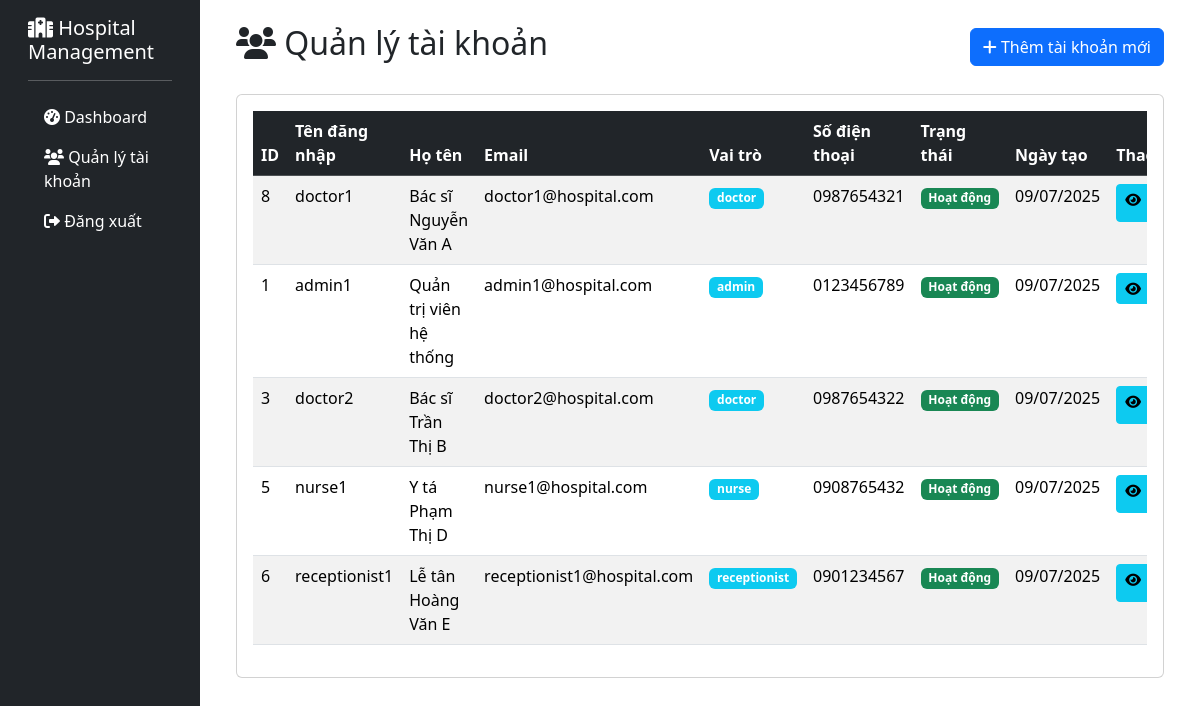
The page /frontend/index.php?controller=User&action=index (signed in) on the database its author committed.
### tables this page shows
CREATE TABLE `users` (
  `user_id` int(11) NOT NULL,
  `username` varchar(50) NOT NULL,
  `email` varchar(100) NOT NULL,
  `password_hash` varchar(255) NOT NULL,
  `full_name` varchar(100) NOT NULL,
  `phone` varchar(20) DEFAULT NULL,
  `address` text DEFAULT NULL,
  `role_id` int(11) NOT NULL,
  `is_active` tinyint(1) DEFAULT 1,
  `last_login` timestamp NULL DEFAULT NULL,
  `created_at` timestamp NOT NULL DEFAULT current_timestamp(),
  `updated_at` timestamp NOT NULL DEFAULT current_timestamp() ON UPDATE current_timestamp()
);

CREATE TABLE `roles` (
  `role_id` int(11) NOT NULL,
  `role_name` varchar(50) NOT NULL,
  `role_description` text DEFAULT NULL,
  `created_at` timestamp NOT NULL DEFAULT current_timestamp(),
  `updated_at` timestamp NOT NULL DEFAULT current_timestamp() ON UPDATE current_timestamp()
);

### frontend/models/User.php (called while the page is built, shortened)
<?php
require_once __DIR__ . '/../config/database.php';
class User {
    private $conn;
    private $table = 'users';
    public function __construct() {
        $database = new Database();
        $this->conn = $database->connect();
    }
    public function getAllUsers() {
        $query = "SELECT u.*, r.role_name FROM " . $this->table . " u
                  JOIN roles r ON u.role_id = r.role_id
                  ORDER BY u.created_at DESC";
        $stmt = $this->conn->prepare($query);
        $stmt->execute();
        return $stmt->fetchAll(PDO::FETCH_ASSOC);
    }
}
?>

### frontend/config/database.php (called while the page is built, shortened)
<?php
class Database {
    private $host = 'localhost';
    private $dbname = 'hospital_management';
    private $username = 'root';
    private $password = 'root';
    public function connect() {
        $this->conn = null;
        try {
            $this->conn = new PDO("mysql:host=" . $this->host . ";dbname=" . $this->dbname, $this->username, $this->password);
            $this->conn->setAttribute(PDO::ATTR_ERRMODE, PDO::ERRMODE_EXCEPTION);
        } catch(PDOException $e) {
            echo 'Connection Error: ' . $e->getMessage();
        }
        return $this->conn;
    }
}
?>

### frontend/controllers/UserController.php (called while the page is built, shortened)
<?php
require_once __DIR__ . '/../models/User.php';
class UserController {
    private $user;
    public function __construct() {
        $this->user = new User();
    }
    public function index() {
        $users = $this->user->getAllUsers();
        require_once 'views/users/list_users.php';
    }
}
?>

### frontend/views/users/list_users.php (the view, shortened to what this page needs)
<!DOCTYPE html>
<html lang="vi">
<head>
    <link href="https://cdn.jsdelivr.net/npm/bootstrap@5.3.3/dist/css/bootstrap.min.css" rel="stylesheet">
    <link href="https://cdnjs.cloudflare.com/ajax/libs/font-awesome/6.0.0/css/all.min.css" rel="stylesheet">
    <link href="views/css/user-management.css" rel="stylesheet">
</head>
<body>
    <div class="container-fluid">
        <div class="row">
            <div class="col-md-2 bg-dark text-white min-vh-100">
                <div class="p-3">
                    <h5><i class="fas fa-hospital"></i> Hospital Management</h5>
                    <hr>
                    <ul class="nav flex-column">
                        <li class="nav-item">
                            <a href="index.php?controller=Auth&action=adminDashboard" class="nav-link text-white">
                                <i class="fas fa-tachometer-alt"></i> Dashboard
                            </a>
                        </li>
                        <li class="nav-item">
                            <a href="index.php?controller=User&action=index" class="nav-link text-white active">
                                <i class="fas fa-users"></i> Quản lý tài khoản
                            </a>
                        </li>
                        <li class="nav-item">
                            <a href="index.php?controller=Auth&action=logout" class="nav-link text-white">
                                <i class="fas fa-sign-out-alt"></i> Đăng xuất
                            </a>
                        </li>
                    </ul>
                </div>
            </div>
            <div class="col-md-10">
                <div class="p-4">
                    <div class="d-flex justify-content-between align-items-center mb-4">
                        <h2><i class="fas fa-users"></i> Quản lý tài khoản</h2>
                        <a href="index.php?controller=User&action=create" class="btn btn-primary">
                            <i class="fas fa-plus"></i> Thêm tài khoản mới
                        </a>
                    </div>
                    <div class="card">
                        <div class="card-body">
                            <div class="table-responsive">
                                <table class="table table-striped table-hover">
                                    <thead class="table-dark">
                                        <tr>
                                            <th>ID</th>
                                            <th>Tên đăng nhập</th>
                                            <th>Họ tên</th>
                                            <th>Email</th>
                                            <th>Vai trò</th>
                                            <th>Số điện thoại</th>
                                            <th>Trạng thái</th>
                                            <th>Ngày tạo</th>
                                            <th>Thao tác</th>
                                        </tr>
                                    </thead>
                                    <tbody>
                                        <?php if(empty($users)): ?>
                                            <tr>
                                                <td colspan="9" class="text-center">Không có dữ liệu</td>
                                            </tr>
                                        <?php else: ?>
                                            <?php foreach($users as $user): ?>
                                                <tr>
                                                    <td><?= $user['user_id'] ?></td>
                                                    <td><?= htmlspecialchars($user['username']) ?></td>
                                                    <td><?= htmlspecialchars($user['full_name']) ?></td>
                                                    <td><?= htmlspecialchars($user['email']) ?></td>
                                                    <td>
                                                        <span class="badge bg-info"><?= htmlspecialchars($user['role_name']) ?></span>
                                                    </td>
                                                    <td><?= htmlspecialchars($user['phone'] ?? '-') ?></td>
                                                    <td>
                                                        <?php if($user['is_active']): ?>
                                                            <span class="badge bg-success">Hoạt động</span>
                                                        <?php else: ?>
                                                            <span class="badge bg-danger">Vô hiệu hóa</span>
                                                        <?php endif; ?>
                                                    </td>
                                                    <td><?= date('d/m/Y', strtotime($user['created_at'])) ?></td>
                                                    <td>
                                                        <div class="btn-group btn-group-sm">
                                                            <a href="index.php?controller=User&action=show&id=<?= $user['user_id'] ?>"
                                                               class="btn btn-info" title="Xem chi tiết">
                                                                <i class="fas fa-eye"></i>
                                                            </a>
                                                        </div>
                                                    </td>
                                                </tr>
                                            <?php endforeach; ?>
                                        <?php endif; ?>
                                    </tbody>
                                </table>
                            </div>
                        </div>
                    </div>
                </div>
            </div>
        </div>
    </div>
</body>
</html>

### frontend/index.php (shortened to what this page needs)
<?php
$action = $_GET['action'] ?? 'index';
$controllerName = $_GET['controller'] ?? '';
$classControllers = ['Auth', 'Prescription', 'Medicine', 'Doctor', 'Appointment', 'User', 'Notification', 'Report'];
$controller = null;
if (in_array($controllerName, $classControllers)) {
    $controllerClass = $controllerName . 'Controller';
    if (class_exists($controllerClass)) {
        $controller = new $controllerClass();
    }
}
if (in_array($controllerName, ['Patient', 'Room', 'MedicalRecord'])) {
} else if (isset($_GET['controller']) && $controller) {
    switch ($action) {
        default:
            if (method_exists($controller, 'index')) {
                $controller->index();
            } else {
                if (!isset($_SESSION['user_id'])) {
                    header('Location: index.php?controller=Auth&action=loginPage');
                    exit();
                }
                require_once 'views/homepage.php';
            }
    }
} else {
    if (!isset($_SESSION['user_id'])) {
        header('Location: index.php?controller=Auth&action=loginPage');
        exit();
    }
    require_once 'views/homepage.php';
}

### rows shown on the page
users: user_id "8", username "doctor1", full_name "Bác sĩ Nguyễn Văn A", email "doctor1@hospital.com", role.role_name "doctor", phone "0987654321", is_active "Hoạt động", created_at "09/07/2025"
users: user_id "1", username "admin1", full_name "Quản trị viên hệ thống", email "admin1@hospital.com", role.role_name "admin", phone "0123456789", is_active "Hoạt động", created_at "09/07/2025"
users: user_id "3", username "doctor2", full_name "Bác sĩ Trần Thị B", email "doctor2@hospital.com", role.role_name "doctor", phone "0987654322", is_active "Hoạt động", created_at "09/07/2025"
users: user_id "5", username "nurse1", full_name "Y tá Phạm Thị D", email "nurse1@hospital.com", role.role_name "nurse", phone "0908765432", is_active "Hoạt động", created_at "09/07/2025"
users: user_id "6", username "receptionist1", full_name "Lễ tân Hoàng Văn E", email "receptionist1@hospital.com", role.role_name "receptionist", phone "0901234567", is_active "Hoạt động", created_at "09/07/2025"
